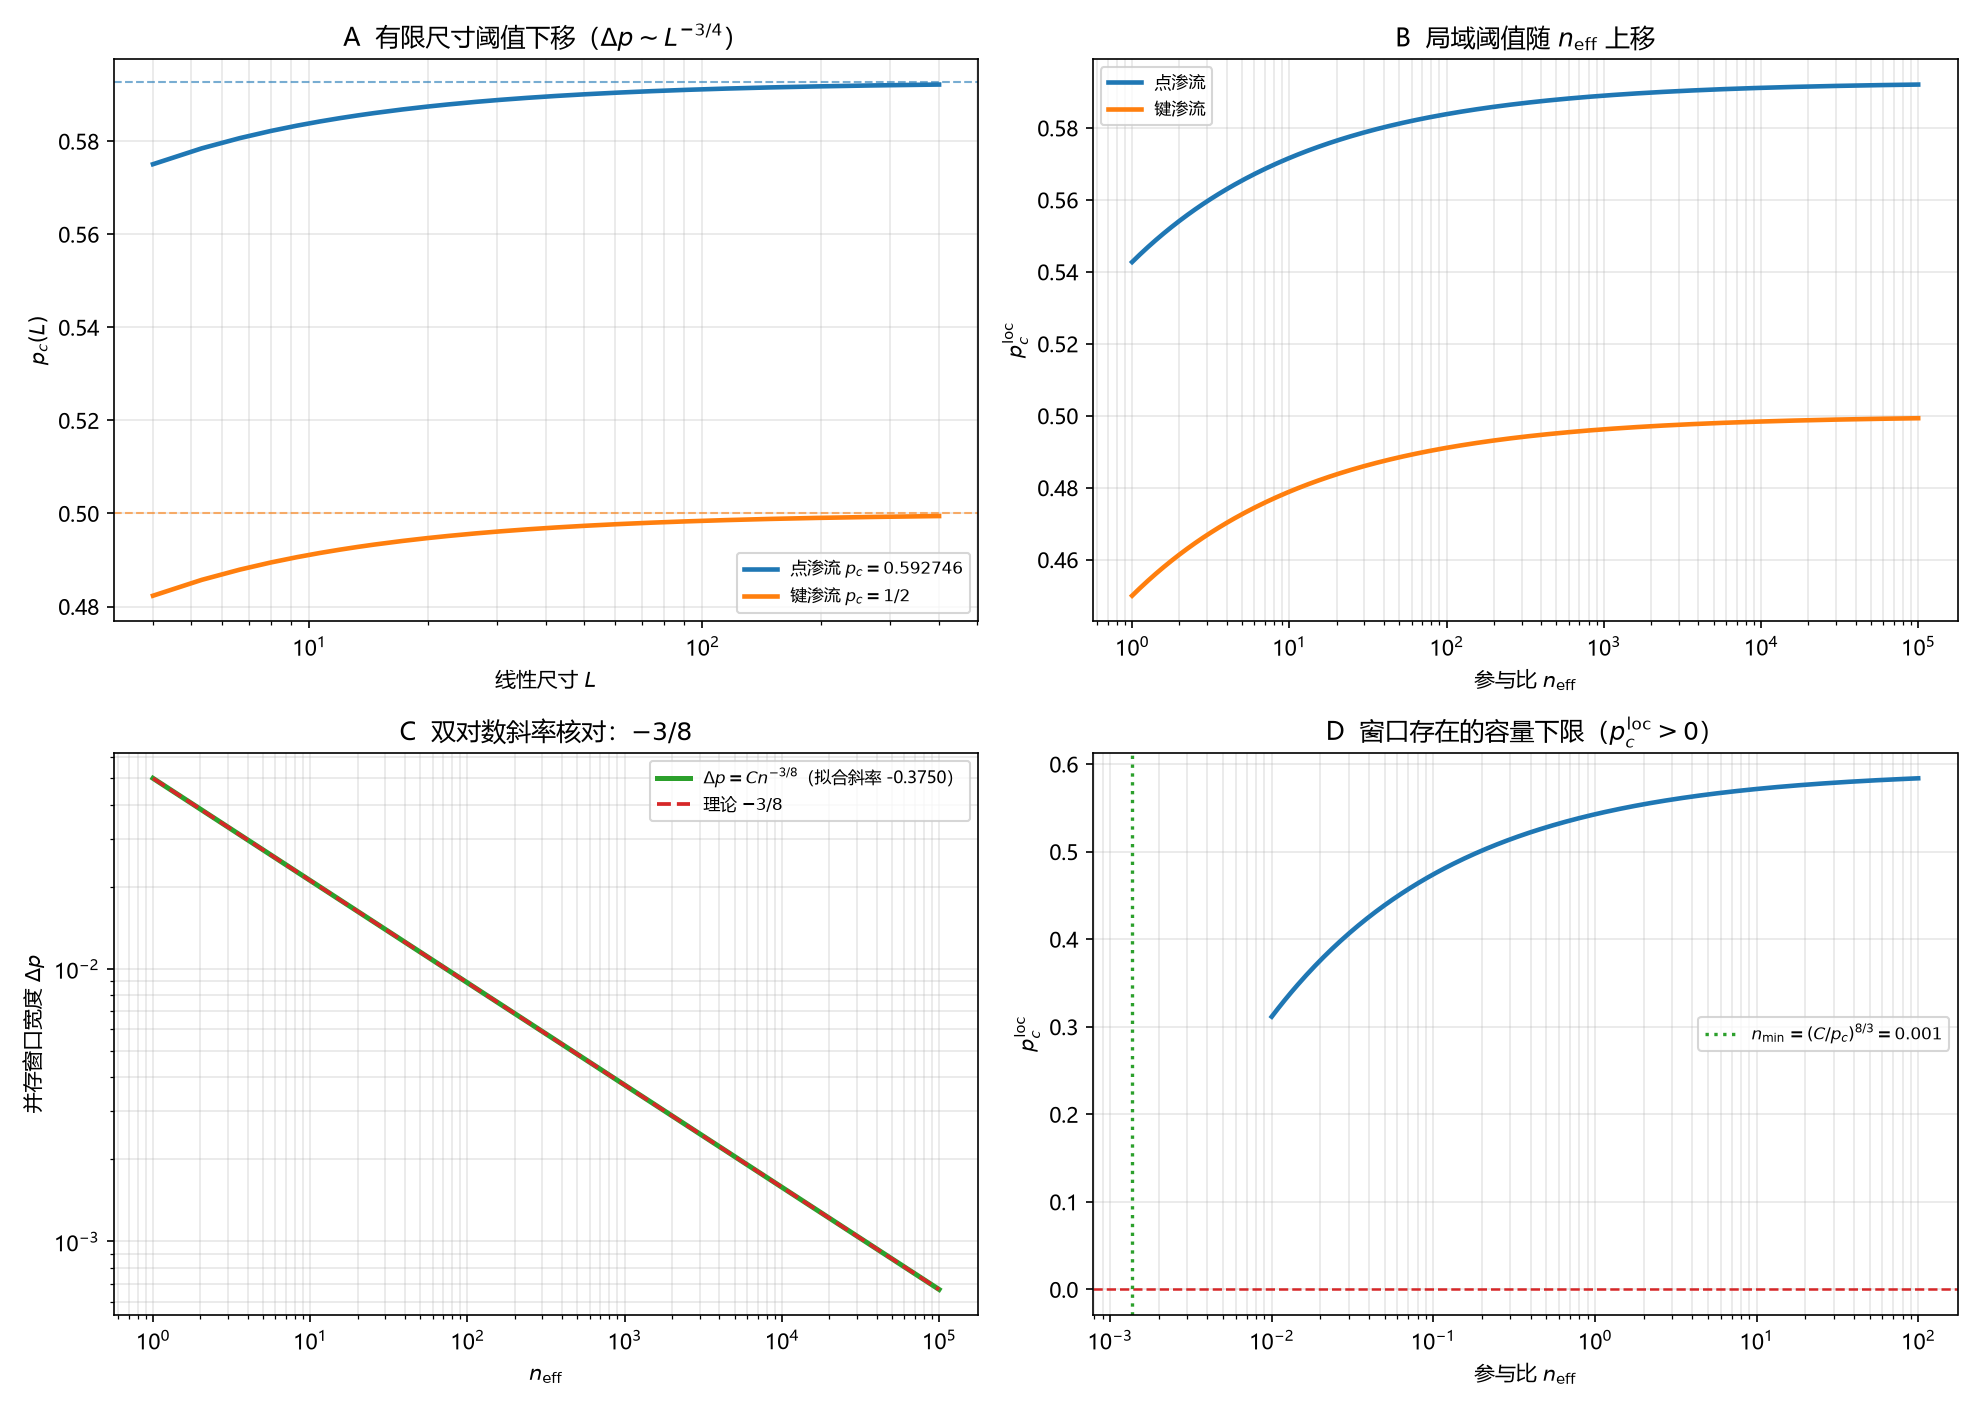

Write Python code to recreate this figure.
# -*- coding: utf-8 -*-
"""
环 22／审-12 并存窗口的数值核对。

1. p_c(L) = p_c - C L^{-3/4} 随 L 下移收敛；
2. 局域阈值 p_c^loc = p_c - C n_eff^{-3/8} 随参与比上移；
3. 窗口宽度 ∝ n_eff^{-3/8} 的双对数斜率（应 = -3/8）；
4. 容量下限 n_eff > (C/p_c)^{8/3} 与窗口塌缩。

取 C=0.05，点渗流 p_c=0.592746 与键渗流 p_c=1/2 两口径对照。
由 (12.1)-(12.3) 直接计算，无拟合。
"""

import csv
import os

import numpy as np
import matplotlib
matplotlib.use("Agg")
import matplotlib.pyplot as plt

plt.rcParams["font.sans-serif"] = ["Microsoft YaHei", "SimHei", "DejaVu Sans"]
plt.rcParams["axes.unicode_minus"] = False

HERE = os.path.dirname(os.path.abspath(__file__))
OUT_PNG = os.path.join(HERE, "环22_审12_并存窗口.png")
OUT_CSV = os.path.join(HERE, "环22_审12_并存窗口.csv")

C_COEF = 0.05
PC_SITE = 0.592746
PC_BOND = 0.5


def p_finite(L, pc):
    return pc - C_COEF * L ** (-0.75)


def p_loc(neff, pc):
    return pc - C_COEF * neff ** (-3.0 / 8.0)


def main():
    rows = []

    # A 有限尺寸下移
    print("A 有限尺寸阈值下移")
    Ls = np.linspace(4, 400, 300)
    for L in (4, 10, 100, 400):
        ps, pb = p_finite(L, PC_SITE), p_finite(L, PC_BOND)
        print(f"  L={L}: p_site={ps:.6f}, p_bond={pb:.6f}")
        rows.append(("finite", L, ps, pb, np.nan))

    # B 局域阈值随 neff 上移
    print("\nB 局域伪临界阈值")
    neffs = np.logspace(0, 5, 300)
    for n in (1, 10, 100, 10000):
        ps, pb = p_loc(n, PC_SITE), p_loc(n, PC_BOND)
        print(f"  n_eff={n}: p_loc(site)={ps:.6f}, p_loc(bond)={pb:.6f}")
        rows.append(("local", n, ps, pb, np.nan))

    # C 窗口宽度标度
    print("\nC 窗口宽度标度")
    widths = PC_SITE - p_loc(neffs, PC_SITE)
    sl, ic = np.polyfit(np.log(neffs), np.log(widths), 1)
    print(f"  双对数斜率={sl:.6f}（应 = -3/8 = {-3/8:.6f}）")
    for n in (10, 100, 1000):
        rows.append(("width", n, PC_SITE - p_loc(n, PC_SITE), np.nan, np.nan))

    # D 容量下限
    print("\nD 容量下限")
    nmin_s = (C_COEF / PC_SITE) ** (8.0 / 3.0)
    nmin_b = (C_COEF / PC_BOND) ** (8.0 / 3.0)
    print(f"  n_min(site)={nmin_s:.4f}, n_min(bond)={nmin_b:.4f}")
    for pc, nm in [(PC_SITE, nmin_s), (PC_BOND, nmin_b)]:
        print(f"    pc={pc}: n_eff={nm:.2f} 时 p_loc={p_loc(nm, pc):.6f}")
        rows.append(("capacity", pc, nm, p_loc(nm, pc), np.nan))

    with open(OUT_CSV, "w", newline="", encoding="utf-8-sig") as fh:
        wr = csv.writer(fh)
        wr.writerow(["kind", "x", "y", "y_ref", "extra"])
        wr.writerows(rows)

    fig, ax = plt.subplots(2, 2, figsize=(13.2, 9.4))

    ax[0, 0].plot(Ls, [p_finite(L, PC_SITE) for L in Ls], lw=2.2,
                  color="tab:blue", label=r"点渗流 $p_c=0.592746$")
    ax[0, 0].plot(Ls, [p_finite(L, PC_BOND) for L in Ls], lw=2.2,
                  color="tab:orange", label=r"键渗流 $p_c=1/2$")
    ax[0, 0].axhline(PC_SITE, color="tab:blue", ls="--", lw=1, alpha=0.6)
    ax[0, 0].axhline(PC_BOND, color="tab:orange", ls="--", lw=1, alpha=0.6)
    ax[0, 0].set_xscale("log")
    ax[0, 0].set_xlabel(r"线性尺寸 $L$")
    ax[0, 0].set_ylabel(r"$p_c(L)$")
    ax[0, 0].set_title(r"A  有限尺寸阈值下移（$\Delta p\sim L^{-3/4}$）")
    ax[0, 0].legend(fontsize=8)
    ax[0, 0].grid(alpha=0.3, which="both")

    ax[0, 1].plot(neffs, [p_loc(n, PC_SITE) for n in neffs], lw=2.2,
                  color="tab:blue", label="点渗流")
    ax[0, 1].plot(neffs, [p_loc(n, PC_BOND) for n in neffs], lw=2.2,
                  color="tab:orange", label="键渗流")
    ax[0, 1].set_xscale("log")
    ax[0, 1].set_xlabel(r"参与比 $n_{\rm eff}$")
    ax[0, 1].set_ylabel(r"$p_c^{\rm loc}$")
    ax[0, 1].set_title(r"B  局域阈值随 $n_{\rm eff}$ 上移")
    ax[0, 1].legend(fontsize=8)
    ax[0, 1].grid(alpha=0.3, which="both")

    ax[1, 0].loglog(neffs, widths, lw=2.4, color="tab:green",
                    label=rf"$\Delta p=C n^{{-3/8}}$（拟合斜率 {sl:.4f}）")
    ax[1, 0].loglog(neffs, C_COEF * neffs ** (-3.0 / 8.0), "--",
                   lw=1.8, color="tab:red", label=r"理论 $-3/8$")
    ax[1, 0].set_xlabel(r"$n_{\rm eff}$")
    ax[1, 0].set_ylabel(r"并存窗口宽度 $\Delta p$")
    ax[1, 0].set_title("C  双对数斜率核对：$-3/8$")
    ax[1, 0].legend(fontsize=8)
    ax[1, 0].grid(alpha=0.3, which="both")

    ns = np.logspace(-2, 2, 300)
    ax[1, 1].plot(ns, [p_loc(n, PC_SITE) for n in ns], lw=2.2, color="tab:blue")
    ax[1, 1].axhline(0, color="tab:red", ls="--", lw=1.2)
    ax[1, 1].axvline(nmin_s, color="tab:green", ls=":", lw=1.6,
                     label=rf"$n_{{\min}}=(C/p_c)^{{8/3}}={nmin_s:.3f}$")
    ax[1, 1].set_xscale("log")
    ax[1, 1].set_xlabel(r"参与比 $n_{\rm eff}$")
    ax[1, 1].set_ylabel(r"$p_c^{\rm loc}$")
    ax[1, 1].set_title("D  窗口存在的容量下限（$p_c^{\\rm loc}>0$）")
    ax[1, 1].legend(fontsize=8)
    ax[1, 1].grid(alpha=0.3, which="both")

    fig.tight_layout()
    fig.savefig(OUT_PNG, dpi=150)
    plt.close(fig)
    print("\nsaved:", OUT_PNG)
    print("saved:", OUT_CSV)


if __name__ == "__main__":
    main()
